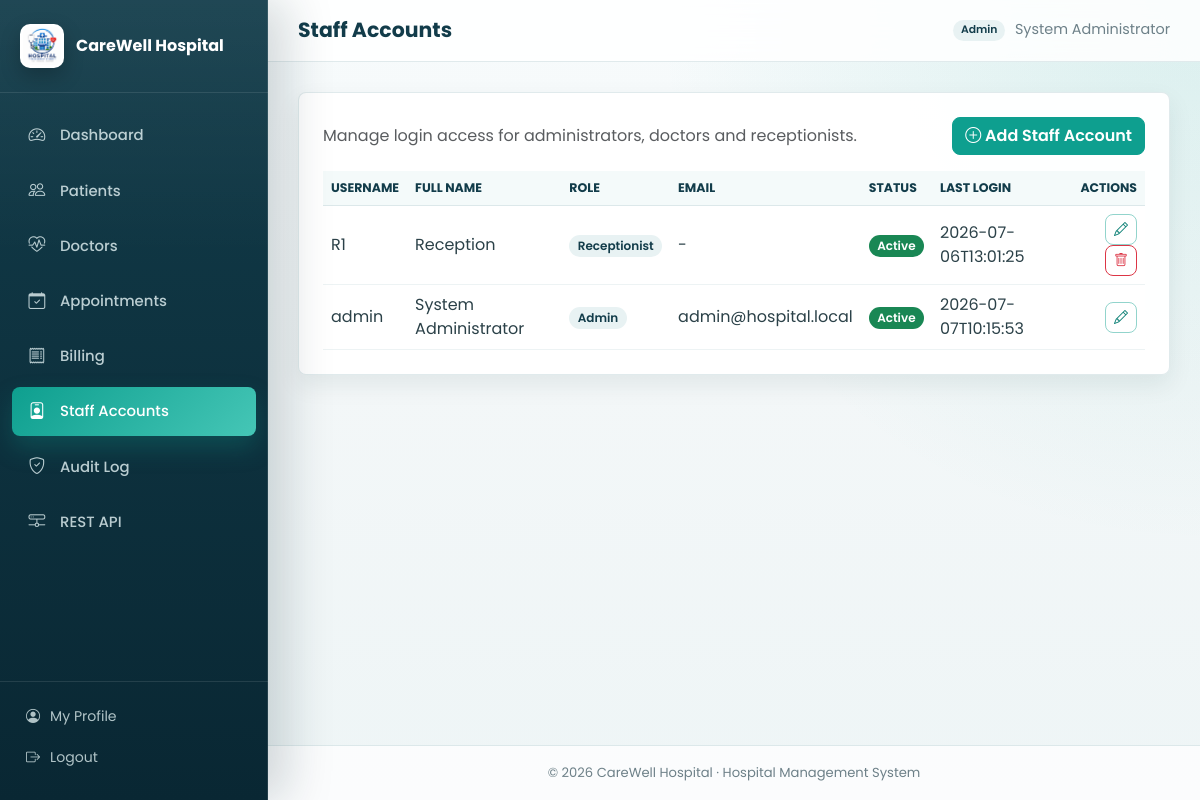
The app's page /users (signed in) with its own data.
### tables this page shows
CREATE TABLE users (
        id INTEGER PRIMARY KEY AUTOINCREMENT,
        username TEXT NOT NULL UNIQUE,
        password_hash TEXT NOT NULL,
        full_name TEXT NOT NULL,
        role TEXT NOT NULL CHECK(role IN ('admin', 'doctor', 'receptionist')),
        email TEXT,
        phone TEXT,
        doctor_id INTEGER,
        is_active INTEGER NOT NULL DEFAULT 1,
        last_login TEXT,
        created_at TEXT NOT NULL DEFAULT (datetime('now')),
        FOREIGN KEY (doctor_id) REFERENCES doctors(id) ON DELETE SET NULL
    );

### app.py (the view)
@app.route("/users")
@login_required
@roles_required("admin")
def users():
    conn = get_db_connection()
    user_rows = conn.execute(
        "SELECT * FROM users ORDER BY id DESC"
    ).fetchall()
    conn.close()
    return render_template("users_list.html", users=user_rows)

### app.py (called while the page is built)
@app.after_request
def set_security_headers(response):
    response.headers["X-Content-Type-Options"] = "nosniff"
    response.headers["X-Frame-Options"] = "SAMEORIGIN"
    response.headers["Referrer-Policy"] = "same-origin"
    return response

@app.before_request
def ensure_csrf_token():
    if "csrf_token" not in session:
        session["csrf_token"] = secrets.token_hex(16)
    session.permanent = True

@app.context_processor
def inject_globals():
    return {
        "hospital_name": HOSPITAL_NAME,
        "csrf_token": session.get("csrf_token", ""),
        "current_user": session.get("username"),
        "current_role": session.get("role"),
        "now": datetime.now(),
    }

### utils.py (called while the page is built)
def get_db_connection():
    conn = sqlite3.connect(DB_NAME)
    conn.row_factory = sqlite3.Row
    conn.execute("PRAGMA foreign_keys = ON")
    return conn

def login_required(f):
    @wraps(f)
    def decorated_function(*args, **kwargs):
        if "user_id" not in session:
            flash("Please log in to continue.", "warning")
            return redirect(url_for("login"))
        return f(*args, **kwargs)
    return decorated_function

def roles_required(*roles):
    def decorator(f):
        @wraps(f)
        def decorated_function(*args, **kwargs):
            if "user_id" not in session:
                flash("Please log in to continue.", "warning")
                return redirect(url_for("login"))
            if session.get("role") not in roles:
                flash("You do not have permission to access that page.", "danger")
                return redirect(url_for("dashboard"))
            return f(*args, **kwargs)
        return decorated_function
    return decorator

### templates/users_list.html (shortened to what this page needs)
{% extends "base.html" %}
{% block page_title %}Staff Accounts{% endblock %}
{% block content %}
<div class="panel">
  <div class="d-flex justify-content-between align-items-center mb-3">
    <p class="text-muted mb-0">Manage login access for administrators, doctors and receptionists.</p>
    <a href="{{ url_for('add_user') }}" class="btn btn-primary"><i class="bi bi-plus-circle"></i> Add Staff Account</a>
  </div>
  <div class="table-responsive">
    <table class="table table-hover align-middle">
      <thead>
        <tr><th>Username</th><th>Full Name</th><th>Role</th><th>Email</th><th>Status</th><th>Last Login</th><th class="text-end">Actions</th></tr>
      </thead>
      <tbody>
        {% for u in users %}
        <tr>
          <td>{{ u.username }}</td>
          <td>{{ u.full_name }}</td>
          <td><span class="badge text-bg-secondary text-capitalize">{{ u.role }}</span></td>
          <td>{{ u.email or '-' }}</td>
          <td><span class="badge {{ 'text-bg-success' if u.is_active else 'text-bg-secondary' }}">{{ 'Active' if u.is_active else 'Disabled' }}</span></td>
          <td>{{ u.last_login or 'Never' }}</td>
          <td class="text-end">
            <a href="{{ url_for('edit_user', id=u.id) }}" class="btn btn-sm btn-outline-primary"><i class="bi bi-pencil"></i></a>
            {% if u.id != session.get('user_id') %}
            <form action="{{ url_for('delete_user', id=u.id) }}" method="POST" class="d-inline" onsubmit="return confirm('Delete this staff account?');">
              <button class="btn btn-sm btn-outline-danger"><i class="bi bi-trash"></i></button>
            </form>
            {% endif %}
          </td>
        </tr>
        {% else %}
        <tr><td colspan="7" class="text-center text-muted py-4">No staff accounts found.</td></tr>
        {% endfor %}
      </tbody>
    </table>
  </div>
</div>
{% endblock %}

### templates/base.html (shortened to what this page needs)
<!DOCTYPE html>
<html lang="en">
<head>
<link href="https://cdn.jsdelivr.net/npm/bootstrap@5.3.3/dist/css/bootstrap.min.css" rel="stylesheet">
<link href="https://cdn.jsdelivr.net/npm/bootstrap-icons@1.11.3/font/bootstrap-icons.css" rel="stylesheet">
<link rel="stylesheet" href="{{ url_for('static', filename='style.css') }}">
</head>
<body>
{% if session.get('user_id') %}
<div class="app-shell">
  <aside class="sidebar" id="sidebar">
    <div class="sidebar-brand">
      <img src="{{ url_for('static', filename='logo.png') }}" alt="logo">
      <span>{{ hospital_name }}</span>
    </div>
    <nav class="sidebar-nav">
      <a href="{{ url_for('dashboard') }}" class="{{ 'active' if request.endpoint=='dashboard' }}">
        <i class="bi bi-speedometer2"></i> Dashboard
      </a>
      <a href="{{ url_for('patients') }}" class="{{ 'active' if request.endpoint in ['patients','view_patient','add_patient','edit_patient'] }}">
        <i class="bi bi-people"></i> Patients
      </a>
      <a href="{{ url_for('doctors') }}" class="{{ 'active' if request.endpoint in ['doctors','add_doctor','edit_doctor'] }}">
        <i class="bi bi-heart-pulse"></i> Doctors
      </a>
      <a href="{{ url_for('appointments') }}" class="{{ 'active' if request.endpoint in ['appointments','book_appointment','edit_appointment'] }}">
        <i class="bi bi-calendar-check"></i> Appointments
      </a>
      {% if current_role in ['admin','receptionist'] %}
      <a href="{{ url_for('bills') }}" class="{{ 'active' if request.endpoint in ['bills','billing','view_bill'] }}">
        <i class="bi bi-receipt"></i> Billing
      </a>
      {% endif %}
      {% if current_role == 'admin' %}
      <a href="{{ url_for('users') }}" class="{{ 'active' if request.endpoint in ['users','add_user','edit_user'] }}">
        <i class="bi bi-person-badge"></i> Staff Accounts
      </a>
      <a href="{{ url_for('audit_log_view') }}" class="{{ 'active' if request.endpoint=='audit_log_view' }}">
        <i class="bi bi-shield-check"></i> Audit Log
      </a>
      {% endif %}
      <a href="{{ url_for('api_home') }}" target="_blank">
        <i class="bi bi-hdd-network"></i> REST API
      </a>
    </nav>
    <div class="sidebar-footer">
      <a href="{{ url_for('profile') }}"><i class="bi bi-person-circle"></i> My Profile</a>
      <a href="{{ url_for('logout') }}"><i class="bi bi-box-arrow-right"></i> Logout</a>
    </div>
  </aside>
  <div class="main-area">
    <header class="topbar">
      <h1 class="page-title">{% block page_title %}Dashboard{% endblock %}</h1>
      <div class="topbar-user">
        <span class="badge text-bg-secondary text-capitalize">{{ current_role }}</span>
        <span>{{ session.get('full_name', current_user) }}</span>
      </div>
    </header>
    <main class="content">
      {% block content %}{% endblock %}
    </main>
    <footer class="app-footer">
      &copy; {{ now.year }} {{ hospital_name }} &middot; Hospital Management System
    </footer>
  </div>
</div>
{% else %}
  {% block auth_content %}{% endblock %}
{% endif %}
</body>
</html>

### static/style.css (style rules this page uses)
:root { --primary:#123C4A; --primary-dark:#092733; --primary-light:#1E5B68; --secondary:#0E9F8F; --secondary-dark:#087E73; --accent:#C89B3C; --background:#F3F7F8; --surface:#FFFFFF; --surface-soft:#F8FBFC; --border:#DCE8EA; --text:#1B2E35; --muted:#6D8088; --danger:#C93D3D; --warning:#D89120; --success:#1B8A5A; --info:#2F78B7; --shadow:0 18px 45px rgba(13,45,55,.10); --shadow-soft:0 10px 24px rgba(13,45,55,.08); --sidebar-width:268px; }
* { box-sizing:border-box; }
html { min-height:100%; }
body { margin:0; min-height:100%; font-family:'Poppins',sans-serif; background: radial-gradient(circle at top right, rgba(14,159,143,.12), transparent 34rem), linear-gradient(180deg, #F7FBFC 0%, var(--background) 48%, #EEF5F6 100%); color:var(--text); -webkit-font-smoothing:antialiased; }
a { text-decoration:none; }
.btn { border-radius:8px; font-weight:600; letter-spacing:0; box-shadow:none !important; }
.btn-primary { --bs-btn-bg:var(--secondary); --bs-btn-border-color:var(--secondary); --bs-btn-hover-bg:var(--secondary-dark); --bs-btn-hover-border-color:var(--secondary-dark); --bs-btn-active-bg:var(--primary); --bs-btn-active-border-color:var(--primary); }
.btn-outline-primary { --bs-btn-color:var(--secondary-dark); --bs-btn-border-color:rgba(14,159,143,.45); --bs-btn-hover-bg:var(--secondary); --bs-btn-hover-border-color:var(--secondary); }
.badge { border-radius:999px; padding:.45em .7em; font-weight:600; }
.text-bg-secondary { color:var(--primary) !important; background:#E8F2F3 !important; }
.table { --bs-table-color:var(--text); --bs-table-hover-bg:#F0F8F8; margin-bottom:0; }
.table thead th { color:var(--primary); background:#F4FAFA; border-bottom:1px solid var(--border); font-size:.78rem; font-weight:700; letter-spacing:0; text-transform:uppercase; }
.table tbody td { border-color:#EDF3F4; color:#2B4148; }
.app-shell { display:flex; min-height:100vh; }
.sidebar { width:var(--sidebar-width); background: linear-gradient(180deg, rgba(255,255,255,.06), transparent 16rem), linear-gradient(180deg, var(--primary) 0%, var(--primary-dark) 100%); color:#fff; display:flex; flex-direction:column; position:fixed; top:0; left:0; bottom:0; z-index:1000; transition:transform .25s ease; box-shadow:18px 0 45px rgba(9,39,51,.18); }
.sidebar::after { content:""; position:absolute; inset:0; pointer-events:none; border-right:1px solid rgba(255,255,255,.10); }
.sidebar-brand { display:flex; align-items:center; gap:12px; padding:24px 20px; border-bottom:1px solid rgba(255,255,255,.10); font-weight:700; font-size:1rem; line-height:1.25; }
.sidebar-brand img { height:44px; width:44px; border-radius:10px; object-fit:cover; background:#fff; padding:3px; box-shadow:0 8px 20px rgba(0,0,0,.22); }
.sidebar-nav { flex:1; padding:18px 12px; overflow-y:auto; }
.sidebar-nav a { display:flex; align-items:center; gap:12px; color:rgba(235,249,250,.78); padding:12px 14px; border-radius:8px; margin-bottom:6px; font-size:.93rem; font-weight:500; transition:background .18s ease, color .18s ease, transform .18s ease; }
.sidebar-nav a.active { background:linear-gradient(135deg, var(--secondary), #45C6B6); color:#fff; box-shadow:0 12px 24px rgba(14,159,143,.25); }
.sidebar-nav a i { font-size:1.05rem; width:22px; text-align:center; }
.sidebar-footer { padding:14px 12px 22px; border-top:1px solid rgba(255,255,255,.10); }
.sidebar-footer a { display:flex; align-items:center; gap:10px; color:rgba(235,249,250,.74); padding:10px 14px; border-radius:8px; font-size:.88rem; }
.main-area { margin-left:var(--sidebar-width); flex:1; display:flex; flex-direction:column; min-height:100vh; }
.topbar { display:flex; align-items:center; justify-content:space-between; gap:18px; background:rgba(255,255,255,.86); backdrop-filter:blur(16px); padding:18px 30px; border-bottom:1px solid rgba(220,232,234,.88); position:sticky; top:0; z-index:900; }
.page-title { font-size:1.28rem; font-weight:700; margin:0; color:var(--primary); }
.topbar-user { display:flex; align-items:center; gap:10px; font-size:.9rem; color:var(--muted); white-space:nowrap; }
.content { padding:30px; flex:1; }
.app-footer { text-align:center; padding:17px; font-size:.82rem; color:var(--muted); border-top:1px solid var(--border); background:rgba(255,255,255,.76); }
.panel { background:rgba(255,255,255,.96); border-radius:8px; box-shadow:var(--shadow-soft); padding:24px; margin-bottom:0; border:1px solid rgba(220,232,234,.88); }

### records on screen
users: get "System Administrator", username "admin", full_name "System Administrator", role "Admin", email "admin@hospital.local", is_active "Active", last_login "2026-07-07T10:15:53"
users: username "R1", full_name "Reception", role "Receptionist", email "-", is_active "Active", last_login "2026-07-06T13:01:25"

### other values on screen
{{ hospital_name }} "CareWell Hospital"
{{ current_role }} "Admin"
